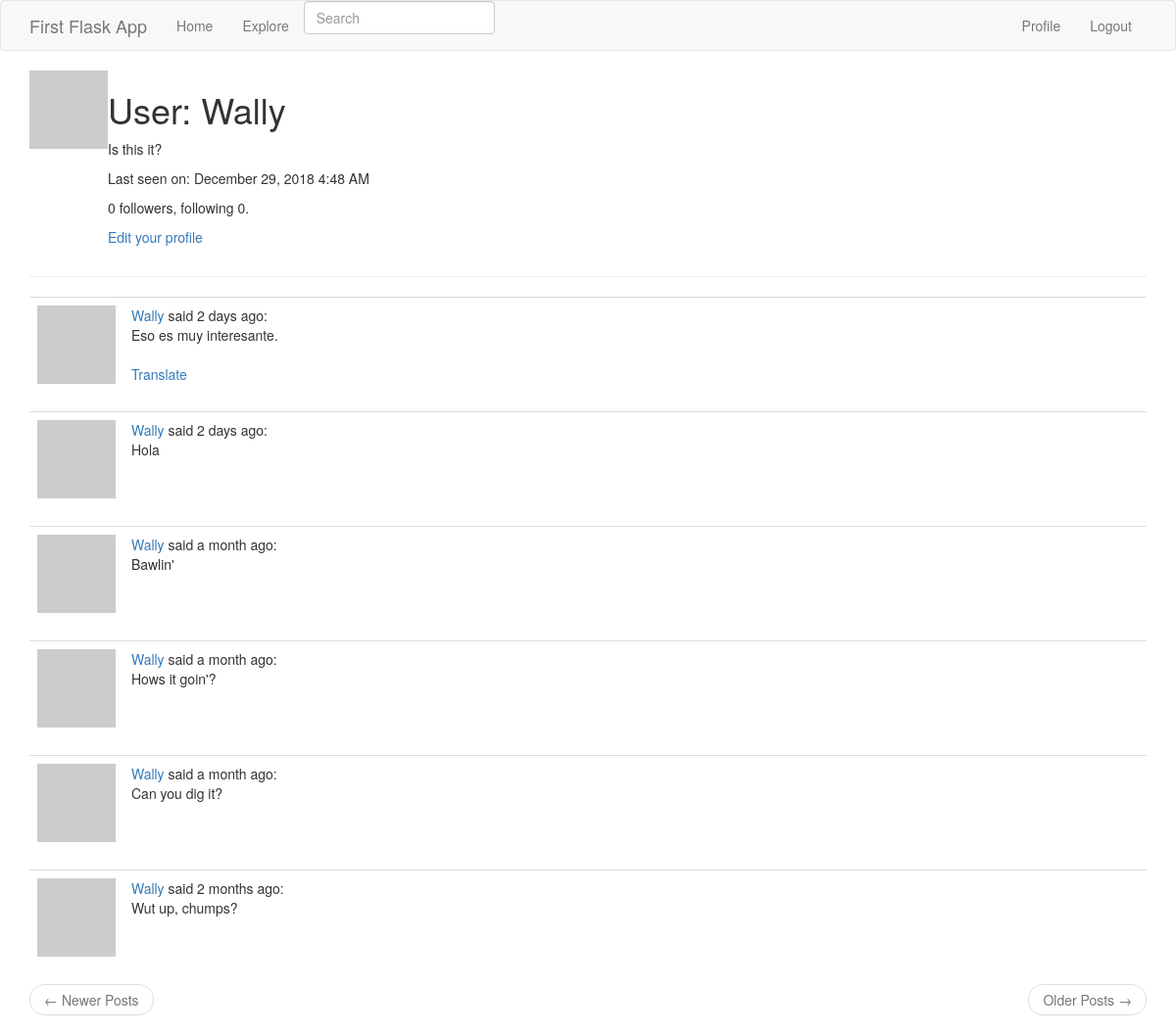
The app's page /user/Wally (signed in), older data.
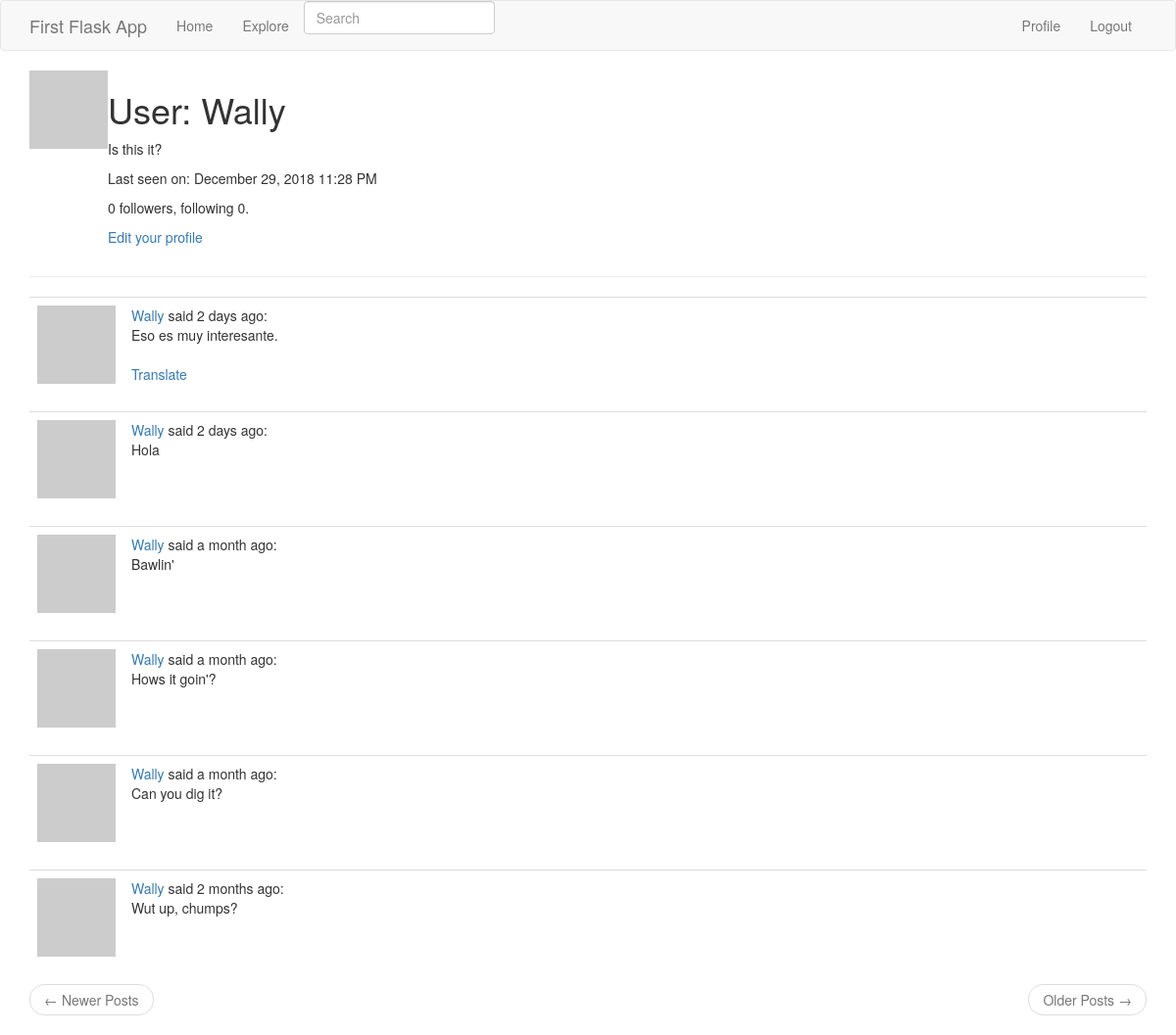
The same page, newer data.
### app/models.py (models this page shows, shortened)
class User(UserMixin, db.Model):
    id = db.Column(db.Integer, primary_key=True)
    username = db.Column(db.String(64), index=True, unique=True)
    email = db.Column(db.String(120), index=True, unique=True)
    password_hash = db.Column(db.String(128))
    about_me = db.Column(db.String(140))
    last_seen = db.Column(db.DateTime, default=datetime.utcnow)
    posts = db.relationship('Post', backref='author', lazy='dynamic')
    followed = db.relationship(
        'User',
        secondary=followers,
        primaryjoin = (followers.c.follower_id == id),
        secondaryjoin = (followers.c.followed_id == id),
        backref = db.backref('followers', lazy = 'dynamic'),
        lazy = 'dynamic'
    )
    def avatar(self, size):
        digest = md5(self.email.lower().encode('utf-8')).hexdigest()
        return 'https://www.gravatar.com/avatar/{}?d=identicon&s={}'\
            .format(digest, size)

### app/main/routes.py (the view)
@bp.route('/user/<username>')
@login_required
def user(username):
    user = User.query.filter_by(username=username).first_or_404()
    page = request.args.get('page', 1, type=int)
    posts = user.posts.order_by(Post.timestamp.desc()).paginate(
        page,
        current_app.config['POSTS_PER_PAGE'],
        False
    )
    prev_url = url_for('main.user', username=username, page=posts.prev_num)\
    if posts.has_prev else None
    next_url = url_for('main.user', username=username, page=posts.next_num)\
    if posts.has_next else None
    return render_template(
        'user.html',
        user=user,
        posts=posts.items,
        prev_url=prev_url,
        next_url=next_url
    )

### app/main/forms.py
class SearchForm(FlaskForm):
    q = StringField(_l('Search'), validators=[DataRequired()])
    def __init__(self, *args, **kwargs):
        if 'formdata' not in kwargs:
            kwargs['formdata'] = request.args
        if 'csrf_enabled' not in kwargs:
            kwargs['csrf_enabled'] = False
        super(SearchForm, self).__init__(*args, **kwargs)

### app/main/routes.py (called while the page is built)
@bp.before_request
def before_request():
    if current_user.is_authenticated:
        current_user.last_seen = datetime.utcnow()
        db.session.commit()
        g.search_form = SearchForm()
    g.locale = str(get_locale())

### app/models.py (called while the page is built)
@login.user_loader
def load_user(id):
    return User.query.get(int(id))

    @classmethod
    def before_commit(cls, session):
        session._changes = {
            'add': list(session.new),
            'update': list(session.dirty),
            'delete': list(session.deleted)
        }

### app/templates/user.html
{% extends "base.html" %}
{% block app_content %}
    <table>
        <tr valign="top">
            <td><img src="{{ user.avatar(128) }}"></td>
            <td>
                <h1>{{ _('User: %(username)s', username=user.username) }}</h1>
                {% if user.about_me %}<p>{{ user.about_me }}</p>{% endif %}
                {% if user.last_seen %}<p>{{ _('Last seen on: %(date)s', date=moment(user.last_seen).format('LLL')) }}</p>{% endif %}
                <p>{{ _('%(followers)s followers, following %(followed)s.', followers=user.followers.count(), followed=user.followed.count()) }}</p>
                {% if user == current_user %}
                <p><a href="{{ url_for('main.edit_profile') }}">{{ _('Edit your profile') }}</a></p>
                {% elif not current_user.is_following(user) %}
                <p><a href="{{ url_for('main.follow', username=user.username) }}">{{ _('Follow') }}</a></p>
                {% else %}
                <p><a href="{{ url_for('main.unfollow', username=user.username) }}">{{ _('Unfollow') }}</a></p>
                {% endif %}
            </td>
        </tr>
    </table>
    <hr>
    {% for post in posts %}
        {% include "_post.html" %}
    {% endfor %}
    <nav aria-label="...">
        <ul class="pager">
            <li class="previous {% if not prev_url %}disabled{% endif %}">
                <a href="{{ prev_url or '#' }}">
                    <span>&larr;</span>
                    {{ _('Newer Posts') }}
                </a>
            </li>
            <li class="next {% if not next_url %}disabled{% endif %}">
                <a href="{{ next_url or '#' }}">
                    {{ _('Older Posts') }}
                    <span>&rarr;</span>
                </a>
            </li>
        </ul>
    </nav>
{% endblock %}

Row changes from the older to the newer data that the page shows:
changed User "User: Wally": last_seen "Last seen on: December 29, 2018 4:48 AM" → "Last seen on: December 29, 2018 11:28 PM"
